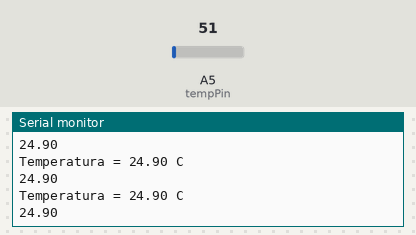
The sketch below on a simulated Arduino Uno, built with avr-gcc and run on an emulated ATmega328P. Shown: the last lines printed to the serial monitor. The test bench sets the inputs (shaded band); at power-on: A5 (tempPin) = 51.

Above: at 1.3 s.
1.4 s: A5 (tempPin) set to 61
At 1.82 s:
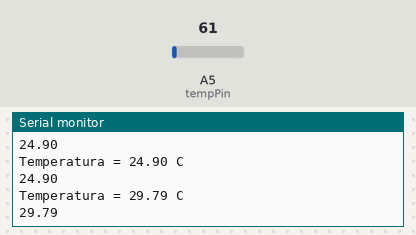
2.9 s: A5 (tempPin) set to 71
At 3.32 s:
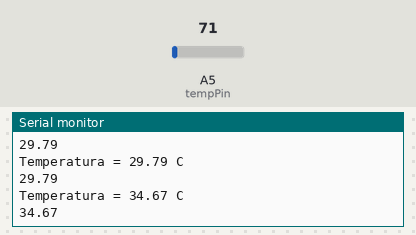
Timing chart, 0 to 5.9 s (numbered marks = the images above; inputs shaded):
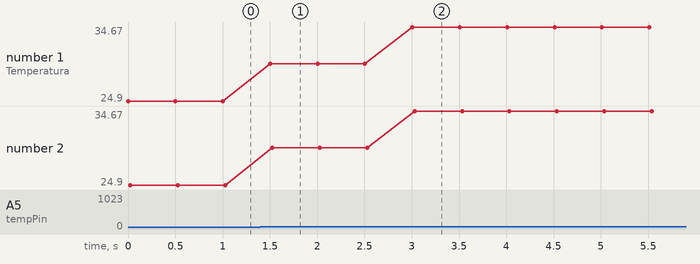

The sketch:

practicaTemperatura.ino
```cpp
float temp;
int tempPin = A5;
int azul = 3;
int verde = 5;
int rojo = 6;

void setup() {
  // put your setup code here, to run once:
  Serial.begin(9600);
}

void loop() {
  // put your main code here, to run repeatedly:
  temp = analogRead(tempPin);
  temp = temp * 0.48828125;
  Serial.print("Temperatura = ");
  Serial.print(temp);
  Serial.print(" C");
  Serial.println();

  Serial.println(temp);
  if(temp < 22){
    digitalWrite(azul, HIGH);
    digitalWrite(rojo, LOW);
    digitalWrite(verde, LOW);
  }else if(temp >= 22 && temp < 26){
    digitalWrite(verde, HIGH);
    digitalWrite(rojo, LOW);
    digitalWrite(azul, LOW);
   }else{
      digitalWrite(verde, LOW);
      digitalWrite(azul, LOW);
      digitalWrite(rojo, HIGH);
    }
    delay(500);
}
```

Measured:
- after the input at 1.4 s, the serial monitor: prints a new line after 0.10 s (image 1)
- after the input at 2.9 s, the serial monitor: prints a new line after 0.11 s (image 2)
- plotted number 1: 24.9 → 29.79 after the input at 1.4 s, 29.79 → 34.67 after the input at 2.9 s
- plotted number 2: 24.9 → 29.79 after the input at 1.4 s, 29.79 → 34.67 after the input at 2.9 s
